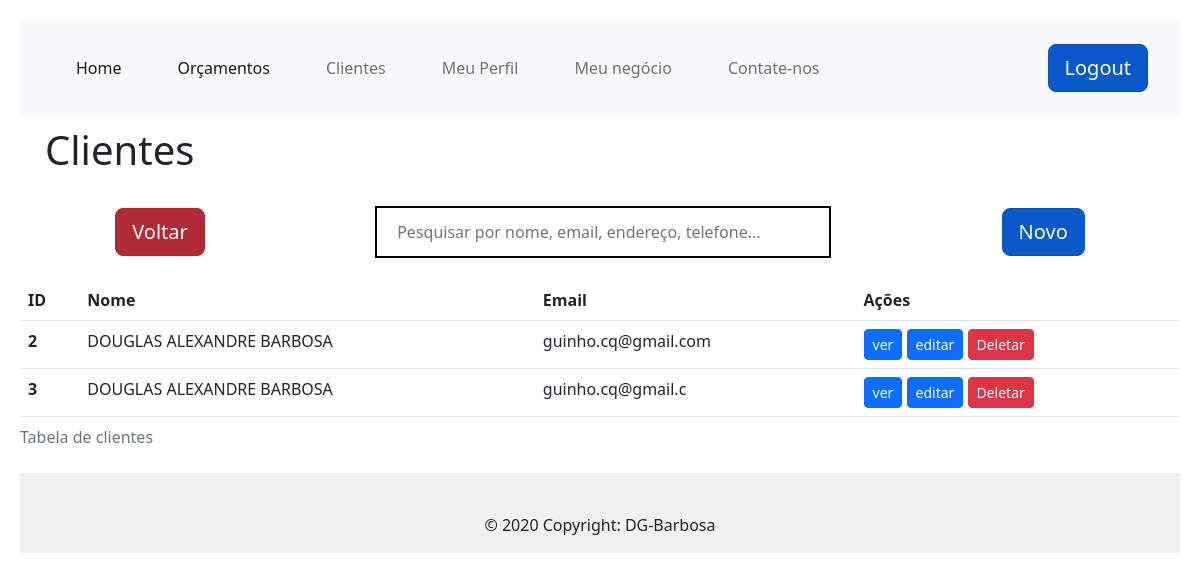
The page /clients (signed in) on the database its author committed.
### app/models/tables.py (models this page shows, shortened)
class Clients(db.Model):
    _tablename__ = "clients"
    id = db.Column(db.Integer, primary_key=True, autoincrement=True)
    name = db.Column(db.String(150))
    email = db.Column(db.String, unique=True)
    address = db.Column(db.String)
    phone = db.Column(db.String)
    phone2 = db.Column(db.String)
    pedidos = db.relationship('Orcaments', backref='clients', lazy=True)

### app/controllers/default.py (the view)
@app.route("/clients", methods=['GET'])
def clients():
    clients = Clients.query.all()
    return render_template(
        "clients.html",
        title="Clientes", clients=clients)

### app/controllers/default.py (called while the page is built)
@lm.user_loader
def load_user(id):
    return User.query.filter_by(id=id).first()

### app/models/tables.py (called while the page is built)
    @property
    def is_authenticated(self):
        return True

### app/templates/clients.html (shortened to what this page needs)
{% extends "base.html" %}
{% block conteudo %}
<h1 style="margin-left: 15px;padding: 10px">Clientes</h1>
<div style="display: flex; justify-content:space-around; align-items:center; margin: 10px;">
  <div >
    <input type="reset" class="btn btn-danger btn-lg active" name="voltar" onclick="history.back()" value="Voltar">
  </div>
  <input type="text" id="myInput" style="
      background-image: url('https://img.icons8.com/search');
      background-position:right;
      background-repeat: no-repeat;
      background-size:5%;
      width: 40%; font-size: 16px;
      padding: 12px 20px 12px;
      border: 2px solid rgb(0, 0, 0);
      margin-bottom: 12px;
      margin-top: 12px;
      justify-content: center" onkeyup="myFunction()"
    placeholder="Pesquisar por nome, email, endereço, telefone...">
  <div>
    <a href="{{ url_for('cadastro_clientes') }}" class="btn btn-primary btn-lg active" role="button"
      aria-pressed="true">Novo</a>
  </div>
</div>
<div>
  <table class="table" id="myTable">
    <caption>Tabela de clientes</caption>
    <thead class="thead-dark">
      <tr>
        <th scope="col">ID</th>
        <th scope="col">Nome</th>
        <th scope="col">Email</th>
        <th scope="col">Ações</th>
      </tr>
    </thead>
    <tbody id="body">
      <tr>
        {% for client in clients %}
        <th scope="row">{{ client.id }}</th>
        <td>{{ client.name }}</td>
        <td>{{ client.email }}</td>
        <td>
          <a href="/viewClient/{{ client.id }}">
            <input type="button" class="btn btn-primary btn-sm" value="ver">
          </a>
          <a href="/edit/{{ client.id }}">
            <input type="button" class="btn btn-primary btn-sm" value="editar">
          </a>
          <a href="/delete/{{client.id}}">
            <input type="button" class="btn btn-danger btn-sm"  value="Deletar" />
          </a>
        </td>
      </tr>
      {% endfor %}
    </tbody>
  </table>
</div>
{% endblock %}

### app/static/css/style.css (style rules this page uses)
body { padding: 20px; background-color: black; }
a:link { text-decoration: none; }
#myInput { background-image: url('/css/searchicon.png'); background-position: 10px 12px; background-repeat: no-repeat; width: 100%; font-size: 16px; padding: 12px 20px 12px 40px; border: 1px solid #ddd; margin-bottom: 12px; }

### rows shown on the page
Clients: id "2", name "DOUGLAS ALEXANDRE BARBOSA", email "guinho.cq@gmail.com"
Clients: id "3", name "DOUGLAS ALEXANDRE BARBOSA", email "guinho.cq@gmail.c"
